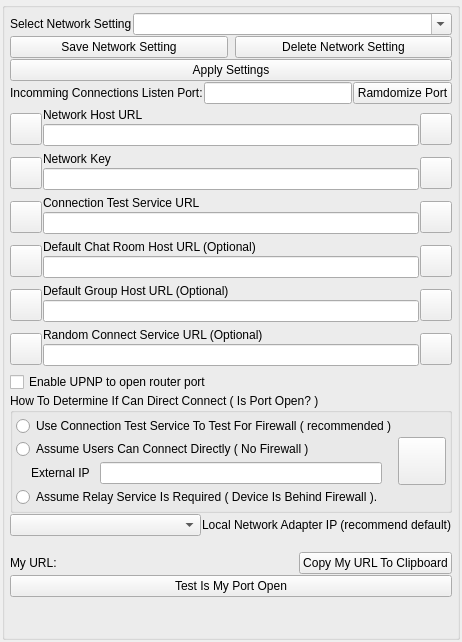
<?xml version="1.0" encoding="UTF-8"?>
<ui version="4.0">
 <class>AppletNetworkSettingsUi</class>
 <widget class="QWidget" name="AppletNetworkSettingsUi">
  <property name="geometry">
   <rect>
    <x>0</x>
    <y>0</y>
    <width>433</width>
    <height>642</height>
   </rect>
  </property>
  <property name="windowTitle">
   <string>Network Settings</string>
  </property>
  <layout class="QGridLayout" name="gridLayout">
   <property name="leftMargin">
    <number>2</number>
   </property>
   <property name="topMargin">
    <number>2</number>
   </property>
   <property name="rightMargin">
    <number>2</number>
   </property>
   <property name="bottomMargin">
    <number>2</number>
   </property>
   <property name="spacing">
    <number>0</number>
   </property>
   <item row="0" column="0">
    <widget class="QGroupBox" name="DialogItemsGroupBox">
     <property name="sizePolicy">
      <sizepolicy hsizetype="Expanding" vsizetype="Expanding">
       <horstretch>0</horstretch>
       <verstretch>0</verstretch>
      </sizepolicy>
     </property>
     <property name="title">
      <string/>
     </property>
     <layout class="QVBoxLayout" name="verticalLayout_3">
      <property name="spacing">
       <number>1</number>
      </property>
      <property name="leftMargin">
       <number>5</number>
      </property>
      <property name="topMargin">
       <number>5</number>
      </property>
      <property name="rightMargin">
       <number>5</number>
      </property>
      <property name="bottomMargin">
       <number>5</number>
      </property>
      <item>
       <layout class="QHBoxLayout" name="horizontalLayout_10">
        <item>
         <widget class="QLabel" name="m_SelectNetworkSettingLabel">
          <property name="text">
           <string>Select Network Setting</string>
          </property>
          <property name="alignment">
           <set>Qt::AlignLeading|Qt::AlignLeft|Qt::AlignVCenter</set>
          </property>
         </widget>
        </item>
        <item>
         <widget class="QComboBox" name="m_NetworkSettingsNameComboBox">
          <property name="sizePolicy">
           <sizepolicy hsizetype="Expanding" vsizetype="Preferred">
            <horstretch>0</horstretch>
            <verstretch>0</verstretch>
           </sizepolicy>
          </property>
          <property name="editable">
           <bool>true</bool>
          </property>
          <property name="insertPolicy">
           <enum>QComboBox::InsertAtCurrent</enum>
          </property>
         </widget>
        </item>
       </layout>
      </item>
      <item>
       <layout class="QHBoxLayout" name="horizontalLayout_8">
        <property name="spacing">
         <number>7</number>
        </property>
        <item>
         <widget class="QPushButton" name="m_SaveSettingsButton">
          <property name="text">
           <string>Save Network Setting</string>
          </property>
         </widget>
        </item>
        <item>
         <widget class="QPushButton" name="m_DeleteSettingsButton">
          <property name="text">
           <string>Delete Network Setting</string>
          </property>
         </widget>
        </item>
       </layout>
      </item>
      <item>
       <widget class="QPushButton" name="m_ApplySettingsButton">
        <property name="text">
         <string>Apply Settings</string>
        </property>
       </widget>
      </item>
      <item>
       <layout class="QHBoxLayout" name="horizontalLayout">
        <item>
         <widget class="QLabel" name="PortLabel">
          <property name="text">
           <string>Incomming Connections Listen Port:</string>
          </property>
         </widget>
        </item>
        <item>
         <widget class="QLineEdit" name="PortEdit"/>
        </item>
        <item>
         <widget class="QPushButton" name="RandomPortButton">
          <property name="text">
           <string>Ramdomize Port</string>
          </property>
         </widget>
        </item>
       </layout>
      </item>
      <item>
       <spacer name="verticalSpacer_2">
        <property name="orientation">
         <enum>Qt::Vertical</enum>
        </property>
        <property name="sizeType">
         <enum>QSizePolicy::Fixed</enum>
        </property>
        <property name="sizeHint" stdset="0">
         <size>
          <width>20</width>
          <height>3</height>
         </size>
        </property>
       </spacer>
      </item>
      <item>
       <layout class="QHBoxLayout" name="horizontalLayout_4">
        <item>
         <widget class="VxPushButton" name="m_NetworkHostButton">
          <property name="minimumSize">
           <size>
            <width>32</width>
            <height>32</height>
           </size>
          </property>
          <property name="maximumSize">
           <size>
            <width>32</width>
            <height>32</height>
           </size>
          </property>
          <property name="text">
           <string/>
          </property>
          <property name="iconSize">
           <size>
            <width>48</width>
            <height>48</height>
           </size>
          </property>
         </widget>
        </item>
        <item>
         <layout class="QVBoxLayout" name="verticalLayout_4">
          <property name="spacing">
           <number>2</number>
          </property>
          <property name="bottomMargin">
           <number>5</number>
          </property>
          <item>
           <widget class="QLabel" name="m_NetworkHostUrlLabel">
            <property name="text">
             <string>Network Host URL</string>
            </property>
            <property name="alignment">
             <set>Qt::AlignBottom|Qt::AlignLeading|Qt::AlignLeft</set>
            </property>
           </widget>
          </item>
          <item>
           <widget class="QLineEdit" name="m_NetworkHostUrlEdit">
            <property name="maxLength">
             <number>63</number>
            </property>
           </widget>
          </item>
         </layout>
        </item>
        <item>
         <widget class="VxPushButton" name="m_NetworkHostInfoButton">
          <property name="minimumSize">
           <size>
            <width>32</width>
            <height>32</height>
           </size>
          </property>
          <property name="maximumSize">
           <size>
            <width>32</width>
            <height>32</height>
           </size>
          </property>
          <property name="text">
           <string/>
          </property>
          <property name="iconSize">
           <size>
            <width>48</width>
            <height>48</height>
           </size>
          </property>
         </widget>
        </item>
       </layout>
      </item>
      <item>
       <layout class="QHBoxLayout" name="horizontalLayout_2">
        <item>
         <widget class="VxPushButton" name="m_NetworkKeyButton">
          <property name="minimumSize">
           <size>
            <width>32</width>
            <height>32</height>
           </size>
          </property>
          <property name="maximumSize">
           <size>
            <width>32</width>
            <height>32</height>
           </size>
          </property>
          <property name="text">
           <string/>
          </property>
          <property name="iconSize">
           <size>
            <width>48</width>
            <height>48</height>
           </size>
          </property>
         </widget>
        </item>
        <item>
         <layout class="QVBoxLayout" name="verticalLayout">
          <property name="spacing">
           <number>2</number>
          </property>
          <property name="bottomMargin">
           <number>5</number>
          </property>
          <item>
           <widget class="QLabel" name="m_NetworkKeyLabel">
            <property name="text">
             <string>Network Key</string>
            </property>
            <property name="alignment">
             <set>Qt::AlignBottom|Qt::AlignLeading|Qt::AlignLeft</set>
            </property>
           </widget>
          </item>
          <item>
           <widget class="QLineEdit" name="m_NetworkKeyEdit"/>
          </item>
         </layout>
        </item>
        <item>
         <widget class="VxPushButton" name="m_NetworkKeyInfoButton">
          <property name="minimumSize">
           <size>
            <width>32</width>
            <height>32</height>
           </size>
          </property>
          <property name="maximumSize">
           <size>
            <width>32</width>
            <height>32</height>
           </size>
          </property>
          <property name="text">
           <string/>
          </property>
          <property name="iconSize">
           <size>
            <width>48</width>
            <height>48</height>
           </size>
          </property>
         </widget>
        </item>
       </layout>
      </item>
      <item>
       <layout class="QHBoxLayout" name="horizontalLayout_6">
        <item>
         <widget class="VxPushButton" name="m_ConnectTestHostButton">
          <property name="minimumSize">
           <size>
            <width>32</width>
            <height>32</height>
           </size>
          </property>
          <property name="maximumSize">
           <size>
            <width>32</width>
            <height>32</height>
           </size>
          </property>
          <property name="text">
           <string/>
          </property>
          <property name="iconSize">
           <size>
            <width>48</width>
            <height>48</height>
           </size>
          </property>
         </widget>
        </item>
        <item>
         <layout class="QVBoxLayout" name="verticalLayout_6">
          <property name="spacing">
           <number>2</number>
          </property>
          <property name="bottomMargin">
           <number>5</number>
          </property>
          <item>
           <widget class="QLabel" name="m_ConnectTestUrlLabel">
            <property name="text">
             <string>Connection Test Service URL</string>
            </property>
            <property name="alignment">
             <set>Qt::AlignBottom|Qt::AlignLeading|Qt::AlignLeft</set>
            </property>
           </widget>
          </item>
          <item>
           <widget class="QLineEdit" name="m_ConnectTestUrlEdit">
            <property name="maxLength">
             <number>63</number>
            </property>
           </widget>
          </item>
         </layout>
        </item>
        <item>
         <widget class="VxPushButton" name="m_ConnectTestUrlInfoButton">
          <property name="minimumSize">
           <size>
            <width>32</width>
            <height>32</height>
           </size>
          </property>
          <property name="maximumSize">
           <size>
            <width>32</width>
            <height>32</height>
           </size>
          </property>
          <property name="text">
           <string/>
          </property>
          <property name="iconSize">
           <size>
            <width>48</width>
            <height>48</height>
           </size>
          </property>
         </widget>
        </item>
       </layout>
      </item>
      <item>
       <layout class="QHBoxLayout" name="horizontalLayout_15">
        <item>
         <widget class="VxPushButton" name="m_DefaultChatRoomHostButton">
          <property name="minimumSize">
           <size>
            <width>32</width>
            <height>32</height>
           </size>
          </property>
          <property name="maximumSize">
           <size>
            <width>32</width>
            <height>32</height>
           </size>
          </property>
          <property name="text">
           <string/>
          </property>
          <property name="iconSize">
           <size>
            <width>48</width>
            <height>48</height>
           </size>
          </property>
         </widget>
        </item>
        <item>
         <layout class="QVBoxLayout" name="verticalLayout_9">
          <property name="spacing">
           <number>2</number>
          </property>
          <property name="bottomMargin">
           <number>5</number>
          </property>
          <item>
           <widget class="QLabel" name="m_DefaultChatRoomHostUrlLabel">
            <property name="text">
             <string>Default Chat Room Host URL (Optional)</string>
            </property>
            <property name="alignment">
             <set>Qt::AlignBottom|Qt::AlignLeading|Qt::AlignLeft</set>
            </property>
           </widget>
          </item>
          <item>
           <widget class="QLineEdit" name="m_DefaultChatRoomHostUrlEdit">
            <property name="maxLength">
             <number>63</number>
            </property>
           </widget>
          </item>
         </layout>
        </item>
        <item>
         <widget class="VxPushButton" name="m_ChatRoomUrlInfoButton">
          <property name="minimumSize">
           <size>
            <width>32</width>
            <height>32</height>
           </size>
          </property>
          <property name="maximumSize">
           <size>
            <width>32</width>
            <height>32</height>
           </size>
          </property>
          <property name="text">
           <string/>
          </property>
          <property name="iconSize">
           <size>
            <width>48</width>
            <height>48</height>
           </size>
          </property>
         </widget>
        </item>
       </layout>
      </item>
      <item>
       <layout class="QHBoxLayout" name="horizontalLayout_14">
        <item>
         <widget class="VxPushButton" name="m_DefaultGroupHostButton">
          <property name="minimumSize">
           <size>
            <width>32</width>
            <height>32</height>
           </size>
          </property>
          <property name="maximumSize">
           <size>
            <width>32</width>
            <height>32</height>
           </size>
          </property>
          <property name="text">
           <string/>
          </property>
          <property name="iconSize">
           <size>
            <width>48</width>
            <height>48</height>
           </size>
          </property>
         </widget>
        </item>
        <item>
         <layout class="QVBoxLayout" name="verticalLayout_8">
          <property name="spacing">
           <number>2</number>
          </property>
          <property name="bottomMargin">
           <number>5</number>
          </property>
          <item>
           <widget class="QLabel" name="m_GroupHostUrlLabel">
            <property name="text">
             <string>Default Group Host URL (Optional)</string>
            </property>
            <property name="alignment">
             <set>Qt::AlignBottom|Qt::AlignLeading|Qt::AlignLeft</set>
            </property>
           </widget>
          </item>
          <item>
           <widget class="QLineEdit" name="m_GroupHostUrlEdit">
            <property name="maxLength">
             <number>63</number>
            </property>
           </widget>
          </item>
         </layout>
        </item>
        <item>
         <widget class="VxPushButton" name="m_DefaultGroupHostUrlInfoButton">
          <property name="minimumSize">
           <size>
            <width>32</width>
            <height>32</height>
           </size>
          </property>
          <property name="maximumSize">
           <size>
            <width>32</width>
            <height>32</height>
           </size>
          </property>
          <property name="text">
           <string/>
          </property>
          <property name="iconSize">
           <size>
            <width>48</width>
            <height>48</height>
           </size>
          </property>
         </widget>
        </item>
       </layout>
      </item>
      <item>
       <layout class="QHBoxLayout" name="horizontalLayout_13">
        <item>
         <widget class="VxPushButton" name="m_RandomConnectButton">
          <property name="minimumSize">
           <size>
            <width>32</width>
            <height>32</height>
           </size>
          </property>
          <property name="maximumSize">
           <size>
            <width>32</width>
            <height>32</height>
           </size>
          </property>
          <property name="text">
           <string/>
          </property>
          <property name="iconSize">
           <size>
            <width>48</width>
            <height>48</height>
           </size>
          </property>
         </widget>
        </item>
        <item>
         <layout class="QVBoxLayout" name="verticalLayout_7">
          <property name="spacing">
           <number>2</number>
          </property>
          <property name="bottomMargin">
           <number>5</number>
          </property>
          <item>
           <widget class="QLabel" name="m_RandomConnectUrlLabel">
            <property name="text">
             <string>Random Connect Service URL (Optional)</string>
            </property>
            <property name="alignment">
             <set>Qt::AlignBottom|Qt::AlignLeading|Qt::AlignLeft</set>
            </property>
           </widget>
          </item>
          <item>
           <widget class="QLineEdit" name="m_RandomConnectUrlEdit">
            <property name="maxLength">
             <number>63</number>
            </property>
           </widget>
          </item>
         </layout>
        </item>
        <item>
         <widget class="VxPushButton" name="m_RandomConnectUrlInfoButton">
          <property name="minimumSize">
           <size>
            <width>32</width>
            <height>32</height>
           </size>
          </property>
          <property name="maximumSize">
           <size>
            <width>32</width>
            <height>32</height>
           </size>
          </property>
          <property name="text">
           <string/>
          </property>
          <property name="iconSize">
           <size>
            <width>48</width>
            <height>48</height>
           </size>
          </property>
         </widget>
        </item>
       </layout>
      </item>
      <item>
       <widget class="QCheckBox" name="m_UseUpnpCheckBox">
        <property name="sizePolicy">
         <sizepolicy hsizetype="Preferred" vsizetype="Fixed">
          <horstretch>0</horstretch>
          <verstretch>0</verstretch>
         </sizepolicy>
        </property>
        <property name="text">
         <string>Enable UPNP to open router port </string>
        </property>
       </widget>
      </item>
      <item>
       <widget class="QGroupBox" name="m_ConnectGroupBox">
        <property name="title">
         <string>How To Determine If Can Direct Connect ( Is Port Open? )</string>
        </property>
        <layout class="QHBoxLayout" name="horizontalLayout_5">
         <property name="spacing">
          <number>1</number>
         </property>
         <property name="leftMargin">
          <number>3</number>
         </property>
         <property name="topMargin">
          <number>3</number>
         </property>
         <property name="rightMargin">
          <number>3</number>
         </property>
         <property name="bottomMargin">
          <number>3</number>
         </property>
         <item>
          <layout class="QVBoxLayout" name="verticalLayout_2">
           <property name="spacing">
            <number>3</number>
           </property>
           <item>
            <widget class="QRadioButton" name="AutoDetectProxyRadioButton">
             <property name="text">
              <string>Use Connection Test Service To Test For Firewall ( recommended )</string>
             </property>
            </widget>
           </item>
           <item>
            <widget class="QRadioButton" name="AssumeNoProxyRadioButton">
             <property name="text">
              <string>Assume Users Can Connect Directly ( No Firewall )</string>
             </property>
            </widget>
           </item>
           <item>
            <layout class="QHBoxLayout" name="horizontalLayout_3">
             <property name="spacing">
              <number>10</number>
             </property>
             <property name="leftMargin">
              <number>15</number>
             </property>
             <property name="rightMargin">
              <number>15</number>
             </property>
             <item>
              <widget class="QLabel" name="label_2">
               <property name="text">
                <string>External IP</string>
               </property>
              </widget>
             </item>
             <item>
              <widget class="QLineEdit" name="m_ExternIpEdit">
               <property name="maxLength">
                <number>63</number>
               </property>
              </widget>
             </item>
            </layout>
           </item>
           <item>
            <widget class="QRadioButton" name="AssumeProxyRadioButton">
             <property name="text">
              <string>Assume Relay Service Is Required ( Device Is Behind Firewall ).</string>
             </property>
            </widget>
           </item>
          </layout>
         </item>
         <item>
          <widget class="VxPushButton" name="m_ConnectIsOpenInfoButton">
           <property name="minimumSize">
            <size>
             <width>48</width>
             <height>48</height>
            </size>
           </property>
           <property name="maximumSize">
            <size>
             <width>48</width>
             <height>48</height>
            </size>
           </property>
           <property name="text">
            <string/>
           </property>
           <property name="iconSize">
            <size>
             <width>48</width>
             <height>48</height>
            </size>
           </property>
          </widget>
         </item>
        </layout>
       </widget>
      </item>
      <item>
       <layout class="QHBoxLayout" name="horizontalLayout_7">
        <item>
         <widget class="QComboBox" name="m_LclIpListComboBox">
          <property name="sizePolicy">
           <sizepolicy hsizetype="Expanding" vsizetype="Fixed">
            <horstretch>0</horstretch>
            <verstretch>0</verstretch>
           </sizepolicy>
          </property>
         </widget>
        </item>
        <item>
         <widget class="QLabel" name="WirelessIpLabel">
          <property name="text">
           <string>Local Network Adapter IP (recommend default)</string>
          </property>
         </widget>
        </item>
       </layout>
      </item>
      <item>
       <layout class="QHBoxLayout" name="horizontalLayout_9">
        <item>
         <widget class="QLabel" name="label">
          <property name="text">
           <string/>
          </property>
         </widget>
        </item>
        <item>
         <widget class="QLabel" name="m_InternetStateLabel">
          <property name="sizePolicy">
           <sizepolicy hsizetype="Expanding" vsizetype="Preferred">
            <horstretch>0</horstretch>
            <verstretch>0</verstretch>
           </sizepolicy>
          </property>
          <property name="text">
           <string/>
          </property>
         </widget>
        </item>
        <item>
         <widget class="QLabel" name="label_3">
          <property name="text">
           <string/>
          </property>
         </widget>
        </item>
        <item>
         <widget class="QLabel" name="m_NetAvailStateLabel">
          <property name="sizePolicy">
           <sizepolicy hsizetype="Expanding" vsizetype="Preferred">
            <horstretch>0</horstretch>
            <verstretch>0</verstretch>
           </sizepolicy>
          </property>
          <property name="text">
           <string/>
          </property>
         </widget>
        </item>
       </layout>
      </item>
      <item>
       <layout class="QHBoxLayout" name="horizontalLayout_11">
        <item>
         <widget class="QLabel" name="m_MyNodeTextLabel">
          <property name="text">
           <string>My URL:</string>
          </property>
         </widget>
        </item>
        <item>
         <widget class="QLabel" name="m_NodeUrlLabel">
          <property name="sizePolicy">
           <sizepolicy hsizetype="Expanding" vsizetype="Preferred">
            <horstretch>0</horstretch>
            <verstretch>0</verstretch>
           </sizepolicy>
          </property>
          <property name="text">
           <string/>
          </property>
         </widget>
        </item>
        <item>
         <widget class="QPushButton" name="m_CopyToClipboardButton">
          <property name="text">
           <string>Copy My URL To Clipboard</string>
          </property>
         </widget>
        </item>
       </layout>
      </item>
      <item>
       <layout class="QHBoxLayout" name="horizontalLayout_12">
        <item>
         <widget class="QPushButton" name="m_TestIsPortOpenButton">
          <property name="text">
           <string>Test Is My Port Open</string>
          </property>
         </widget>
        </item>
       </layout>
      </item>
      <item>
       <spacer name="verticalSpacer">
        <property name="orientation">
         <enum>Qt::Vertical</enum>
        </property>
        <property name="sizeHint" stdset="0">
         <size>
          <width>20</width>
          <height>40</height>
         </size>
        </property>
       </spacer>
      </item>
     </layout>
    </widget>
   </item>
  </layout>
 </widget>
 <customwidgets>
  <customwidget>
   <class>VxPushButton</class>
   <extends>QPushButton</extends>
   <header location="global">VxPushButton.h</header>
  </customwidget>
 </customwidgets>
 <resources/>
 <connections/>
</ui>
